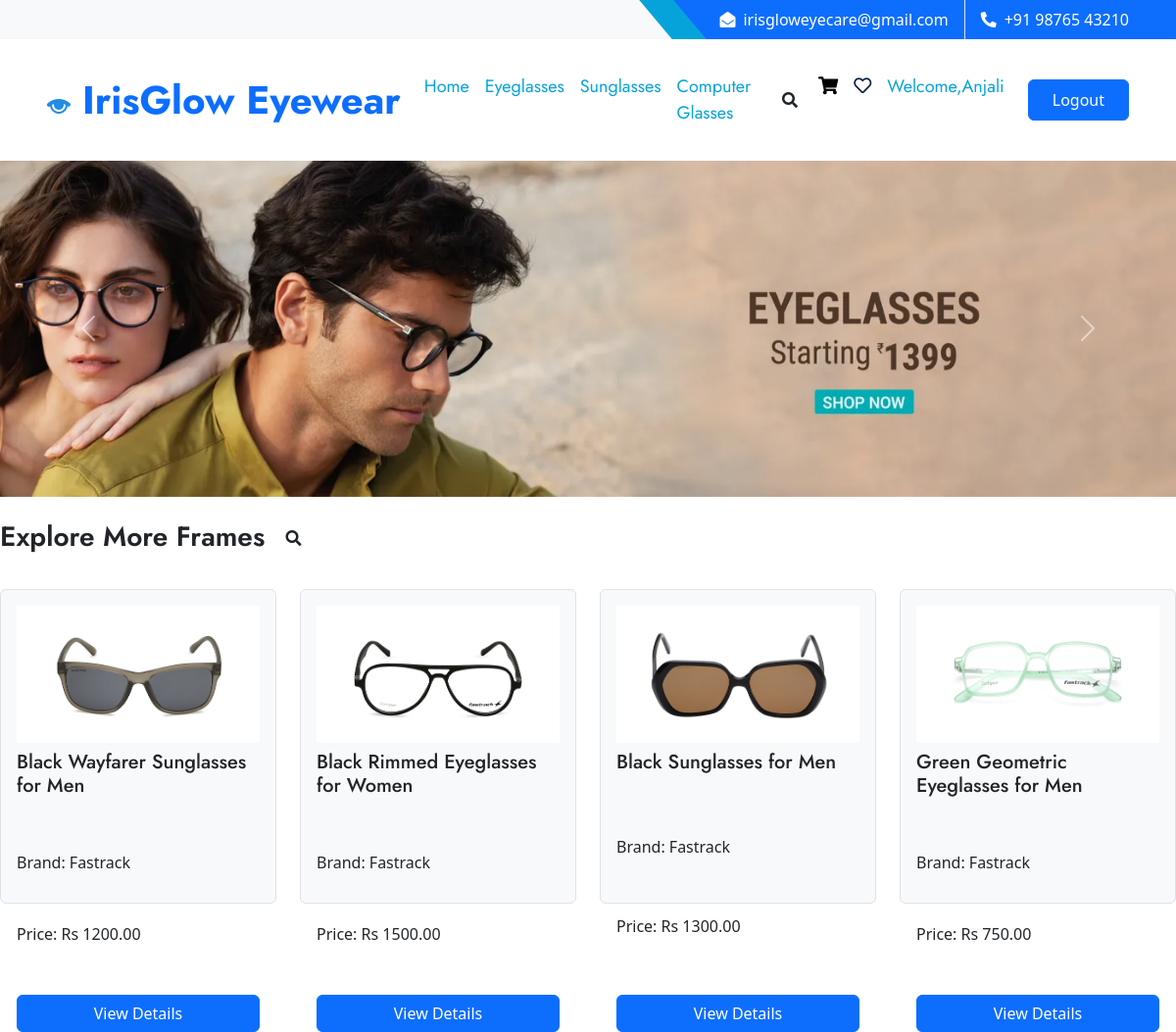
Page /buyframes/ (signed in) on the committed database.
### IrisGlowApp/models.py (models this page shows, shortened)
class CustomUser(AbstractUser):
    PATIENT = 1
    DOCTOR = 2
    SPECTS = 3
    ADMIN = 4
    ROLE_CHOICE = (
        (PATIENT, 'Patient'),
        (DOCTOR, 'Doctor'),
        (SPECTS, 'Spects'),
        (ADMIN,'Admin'),
    )
    username=None
    first_name = models.CharField(max_length=50)
    last_name = models.CharField(max_length=50)
    USERNAME_FIELD = 'email'
    email = models.EmailField(max_length=100, unique=True)
    phone = models.CharField(max_length=12, blank=True)
    password = models.CharField(max_length=128)
    role = models.PositiveSmallIntegerField(choices=ROLE_CHOICE, blank=True, null=True,default='1')
    is_admin = models.BooleanField(default=False)
    is_staff = models.BooleanField(default=False)
    is_active = models.BooleanField(default=True)
    is_superadmin = models.BooleanField(default=False)
    REQUIRED_FIELDS = ['first_name','last_name', 'phone']
    objects = UserManager()

class Frame(models.Model):
    GENDER_CHOICES = (
        ('M', 'Male'),
        ('F', 'Female'),
        ('K', 'Kids'),
    )
    CATEGORY_CHOICES = (
        ('Eyeglasses', 'Eyeglasses'),
        ('Sunglasses', 'Sunglasses'),
        ('Computer Glasses', 'Computer Glasses'),
    )
    FRAME_MATERIAL_CHOICES = (
        ('Metal', 'Metal'),
        ('Plastic', 'Plastic'),
        ('Wood', 'Wood'),
        ('Aluminium', 'Aluminium'),
        ('Glass', 'Glass'),
    )
    FRAME_STYLE_CHOICES = (
        ('Circle', 'Circle'),
        ('Rectangle', 'Rectangle'),
        ('Geometric', 'Geometric'),
        ('Square', 'Square'),
    )
    SIZE_CHOICES = (
        ('Small', 'Small'),
        ('Medium', 'Medium'),
        ('Large', 'Large'),
    )
    BRAND_CHOICES = (
        ('Fastrack', 'Fastrack'),
        ('Titan', 'Titan'),
        ('Essilor', 'Essilor'),
        ('Ray-Ban', 'Ray-Ban'),
        ('Boss', 'Boss'),
        ('Polaroid', 'Polaroid'),
        ('Vogue', 'Vogue'),
    )
    COLOR_CHOICES = (
        ('Red', 'Red'),
        ('Blue', 'Blue'),
        ('Green', 'Green'),
        ('Black', 'Black'),
        ('White', 'White'),
    )
    TEMPLE_LENGTH_CHOICES = [
        ('140', '140 mm'),
        ('141', '141 mm'),
        ('142', '142 mm'),
        ('143', '143 mm'),
        ('144', '144 mm'),
        ('145', '145 mm'),
        ('146', '146 mm'),
        ('147', '147 mm'),
        ('148', '148 mm'),
        ('149', '149 mm'),
        ('150', '150 mm'),
        ('151', '151 mm'),
        ('152', '152 mm'),
        ('153', '153 mm'),
        ('154', '154 mm'),
        ('155', '155 mm'),
        ('156', '156 mm'),
        ('157', '157 mm'),
        ('158', '158 mm'),
    ]
    BRIDGE_SIZE_CHOICES = [
        ('15', '15 mm'),
        ('16', '16 mm'),
        ('17', '17 mm'),
        ('18', '18 mm'),
        ('19', '19 mm'),
        ('20', '20 mm'),
        ('21', '21 mm'),
        ('22', '22 mm'),
        ('23', '23 mm'),
        ('24', '24 mm'),
        ('25', '25 mm'),
    ]
    LENS_WIDTH_CHOICES = [
        ('45', '45 mm'),
        ('46', '46 mm'),
        ('47', '47 mm'),
        ('48', '48 mm'),
        ('49', '49 mm'),
        ('50', '50 mm'),
        ('51', '51 mm'),
        ('52', '52 mm'),
        ('53', '53 mm'),
        ('54', '54 mm'),
        ('55', '55 mm'),
        ('56', '56 mm'),
        ('57', '57 mm'),
        ('58', '58 mm'),
    ]
    name = models.CharField(max_length=255, unique=True)
    brand_name = models.CharField(max_length=255, choices=BRAND_CHOICES)
    category = models.CharField(max_length=255, choices=CATEGORY_CHOICES)
    product_description = models.TextField()
    material_description = models.TextField()
    gender = models.CharField(max_length=1, choices=GENDER_CHOICES)
    price = models.DecimalField(max_digits=10, decimal_places=2, validators=[MaxValueValidator(10000)])
    stock_quantity = models.PositiveIntegerField(default=0)
    production_date = models.DateField(null=True, blank=True)
    color = models.CharField(max_length=50, null=True, blank=True, choices=COLOR_CHOICES)
    size = models.CharField(max_length=10, choices=SIZE_CHOICES, null=True, blank=True)
    frame_material = models.CharField(max_length=20, choices=FRAME_MATERIAL_CHOICES, null=True, blank=True)
    frame_style = models.CharField(max_length=20, choices=FRAME_STYLE_CHOICES, null=True, blank=True)
    temple_length = models.CharField(max_length=3, choices=TEMPLE_LENGTH_CHOICES, default='15')
    bridge_size = models.CharField(max_length=5, choices=BRIDGE_SIZE_CHOICES, default='15')
    lens_width = models.CharField(max_length=5, choices=LENS_WIDTH_CHOICES, default='15')
    thumbnail = models.ImageField(upload_to='frame_thumbnails/')
    image_2 = models.ImageField(upload_to='frame_images/', blank=True, null=True)
    image_3 = models.ImageField(upload_to='frame_images/', blank=True, null=True)
    image_4 = models.ImageField(upload_to='frame_images/', blank=True, null=True)
    image_5 = models.ImageField(upload_to='frame_images/', blank=True, null=True)
    frame_id = models.AutoField(primary_key=True, unique=True)

### IrisGlowApp/views.py (the view)
# urls.py: path('buyframes/', views.buyframes, name='buyframes'),
@login_required
def buyframes(request):
    query = request.GET.get('q')
    if query:
        frames = Frame.objects.filter(Q(name__icontains=query) | Q(brand_name__icontains=query))
    else:
        frames = sample(list(Frame.objects.all()), 4)
    context = {
        'random_frames': frames,
        'query': query,
    }
    return render(request, 'buyframes.html', context)

### template/buyframes.html (shortened to what this page needs)
{% load static %}
<!DOCTYPE html>
<html lang="en">
<head>
    <link href="https://cdnjs.cloudflare.com/ajax/libs/font-awesome/5.10.0/css/all.min.css" rel="stylesheet">
    <link href="https://cdn.jsdelivr.net/npm/bootstrap-icons@1.4.1/font/bootstrap-icons.css" rel="stylesheet">
    <link href="{% static 'lib/owlcarousel/assets/owl.carousel.min.css' %}" rel="stylesheet">
    <link href="{% static 'lib/animate/animate.min.css' %}" rel="stylesheet">
    <link href="{% static 'lib/tempusdominus/css/tempusdominus-bootstrap-4.min.css' %}" rel="stylesheet" />
    <link href="{% static 'lib/twentytwenty/twentytwenty.css' %}" rel="stylesheet" />
    <link href="{% static 'css/bootstrap.min.css' %}" rel="stylesheet">
    <link href="{% static 'css/style.css' %}" rel="stylesheet">
    <link href="https://cdn.jsdelivr.net/npm/bootstrap@5.3.0/dist/css/bootstrap.min.css" rel="stylesheet">
    <link rel="stylesheet" href="https://cdnjs.cloudflare.com/ajax/libs/font-awesome/6.0.0/css/all.min.css" />
    <link rel="stylesheet" href="https://cdnjs.cloudflare.com/ajax/libs/font-awesome/5.15.3/css/all.min.css">
</head>
<body>
    <div class="container-fluid bg-light ps-5 pe-0 d-none d-lg-block">
        <div class="row gx-0">
            <div class="col-md-6 text-center text-lg-start mb-2 mb-lg-0">
            </div>
            <div class="col-md-6 text-center text-lg-end">
                <div class="position-relative d-inline-flex align-items-center bg-primary text-white top-shape px-5">
                    <div class="me-3 pe-3 border-end py-2">
                        <p class="m-0"><i class="fa fa-envelope-open me-2"></i>irisgloweyecare@gmail.com</p>
                    </div>
                    <div class="py-2">
                        <p class="m-0"><i class="fa fa-phone-alt me-2"></i>+91 98765 43210</p>
                    </div>
                </div>
            </div>
        </div>
    </div>
    <nav class="navbar navbar-expand-lg bg-white navbar-light shadow-sm px-5 py-3 py-lg-0">
        <a href="index.html" class="navbar-brand p-0">
            <h1 class="m-0 text-primary">
                <img src="{% static 'img/img1.png' %}">
              IrisGlow Eyewear</h1>
        </a>
        {% if user.is_authenticated %}
        <div class="collapse navbar-collapse" id="navbarCollapse">
            <div class="navbar-nav ms-auto py-0">
                <a href="{% url 'index' %}" class="nav-item nav-link active">Home</a>
                <a href="{% url 'eyeglasses' %}" class="nav-item nav-link active">Eyeglasses</a>
                <a href="{% url 'sunglasses' %}" class="nav-item nav-link active">Sunglasses</a>
                <a href="{% url 'computerglasses' %}" class="nav-item nav-link active">Computer Glasses</a>
                <button type="button" class="btn text-dark" data-bs-toggle="modal" data-bs-target="#searchModal">
                    <i class="fa fa-search"></i>
                </button>
                <a href="{% url 'cart' %}" class="nav-link active">
                    <i class="fas fa-shopping-cart" style="color: black;"></i>
                </a>
                <a href="{% url 'wishlist' %}" class="nav-link">
                    <i class="far fa-heart"></i>
                </a>
                <a href="" class="nav-item nav-link active">Welcome,{{user.first_name}}</a>
                </div>
            </div>
            <a href="{% url 'logout' %}" class="btn btn-primary py-2 px-4 ms-3">Logout</a>
        {% endif %}
    </nav>
<div id="home-carousel" class="carousel slide" data-bs-ride="carousel">
    <div class="carousel-inner">
        <div class="carousel-item active">
            <img src="{% static 'img/frames/banner3.png' %}" class="d-block w-100" alt="Slide 1">
        </div>
    </div>
    <button class="carousel-control-prev" type="button" data-bs-target="#home-carousel" data-bs-slide="prev">
        <span class="carousel-control-prev-icon" aria-hidden="true"></span>
    </button>
    <button class="carousel-control-next" type="button" data-bs-target="#home-carousel" data-bs-slide="next">
        <span class="carousel-control-next-icon" aria-hidden="true"></span>
    </button>
</div>
{% block content %}
<div class="random-frames mt-4">
    <h3>Explore More Frames <button type="button" class="btn text-dark" data-bs-toggle="modal" data-bs-target="#searchModal">
        <i class="fa fa-search"></i>
    </button></h3>
</div>
<div class="random-frames mt-4">
    <div class="row">
        {% for random_frame in random_frames %}
            <div class="col-md-3 mb-4">
                <div class="frame-box p-3 border rounded">
                    <img src="{{ random_frame.thumbnail.url }}" alt="{{ random_frame.name }}" class="img-fluid mb-2">
                    <div class="frame-details">
                        <h5>{{ random_frame.name }}</h5>
                        <p>Brand: {{ random_frame.brand_name }}</p>
                        <p>Price: Rs {{ random_frame.price }}</p>
                        <a href="{% url 'frame_details_common' frame_id=random_frame.pk %}" class="btn btn-primary">View Details</a>
                    </div>
                </div>
            </div>
        {% endfor %}
    </div>
</div>
{% endblock %}

### static/css/style.css (style rules this page uses)
:root { --primary: #06A3DA; --secondary: #F57E57; --light: #EEF9FF; --dark: #091E3E; }
h1, h2, .font-weight-bold { font-weight: 700 !important; }
h3, h4, .font-weight-semi-bold { font-weight: 600 !important; }
h5, h6, .font-weight-medium { font-weight: 500 !important; }
.btn { font-family: 'Jost', sans-serif; font-weight: 600; transition: .5s; }
.btn-primary, .btn-secondary { color: #FFFFFF; }
.top-shape::before { position: absolute; content: ""; width: 35px; height: 100%; top: 0; left: -17px; background: var(--primary); transform: skew(40deg); }
.navbar-light .navbar-nav .nav-link { font-family: 'Jost', sans-serif; padding: 35px 15px; font-size: 18px; color: var(--dark); outline: none; transition: .5s; }
.navbar-light .navbar-nav .nav-link:hover, .navbar-light .navbar-nav .nav-link.active { color: var(--primary); }
.carousel-control-prev, .carousel-control-next { width: 10%; }
.carousel-control-prev-icon, .carousel-control-next-icon { width: 3rem; height: 3rem; }

### template/buyframes.html (style rules this page uses)
.frame-box { background-color: #f8f9fa; border: 1px solid #dee2e6; transition: transform 0.3s ease; height: 100%; }
.frame-details { height: 100%; display: flex; flex-direction: column; justify-content: space-between; }
.frame-box img { max-height: 150px; width: auto; margin-bottom: 10px; }
.frame-details h5 { margin-bottom: 5px; }
.frame-details p { margin: 0; }

### rows in the picture
CustomUser: first_name "Anjali"
Frame: thumbnail (picture), name "Black Wayfarer Sunglasses for Men", brand_name "Fastrack", price "1200.00"
Frame: thumbnail (picture), name "Black Rimmed Eyeglasses for Women", brand_name "Fastrack", price "1500.00"
Frame: thumbnail (picture), name "Black Sunglasses for Men", brand_name "Fastrack", price "1300.00"
Frame: thumbnail (picture), name "Green Geometric Eyeglasses for Men", brand_name "Fastrack", price "750.00"
